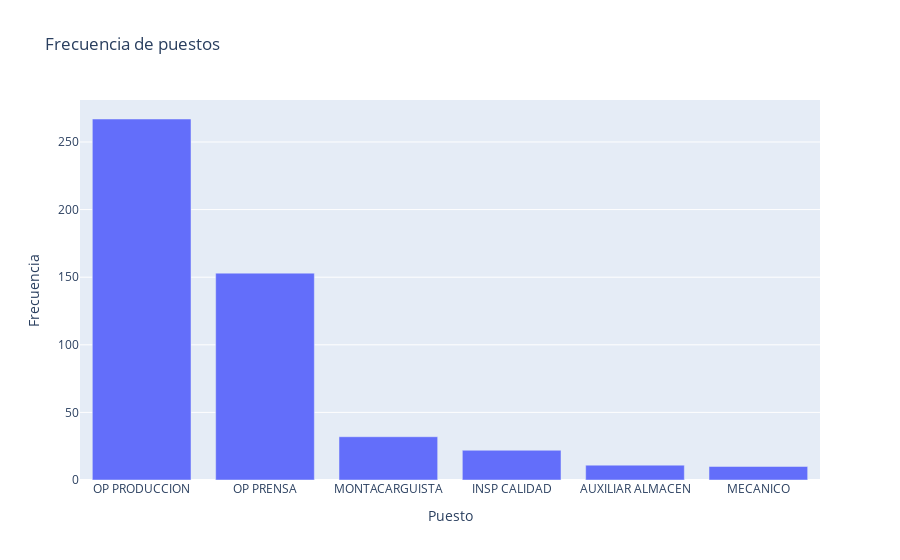

Notebook code cell kept with this figure:
### Code cell
# Crear el gráfico de barras con el conteo de 'Estatus'
fig = px.bar(source, x='Puesto', y='Frecuencia', title='Frecuencia de puestos')
fig.show()

### Figure 1 — Plotly figure (JSON) as saved in the notebook; plotly's stock layout.template omitted (floating-point values rounded to 4 significant figures)
{"data": [{"alignmentgroup": "True", "hovertemplate": "Puesto=%{x}<br>Frecuencia=%{y}<extra></extra>", "legendgroup": "", "marker": {"color": "#636efa", "pattern": {"shape": ""}}, "name": "", "offsetgroup": "", "orientation": "v", "showlegend": false, "textposition": "auto", "type": "bar", "x": ["OP PRODUCCION", "OP PRENSA", "MONTACARGUISTA", "INSP CALIDAD", "AUXILIAR ALMACEN", "MECANICO"], "xaxis": "x", "y": [267, 153, 32, 22, 11, 10], "yaxis": "y"}], "layout": {"barmode": "relative", "legend": {"tracegroupgap": 0}, "title": {"text": "Frecuencia de puestos"}, "xaxis": {"anchor": "y", "domain": [0, 1], "title": {"text": "Puesto"}}, "yaxis": {"anchor": "x", "domain": [0, 1], "title": {"text": "Frecuencia"}}}}
